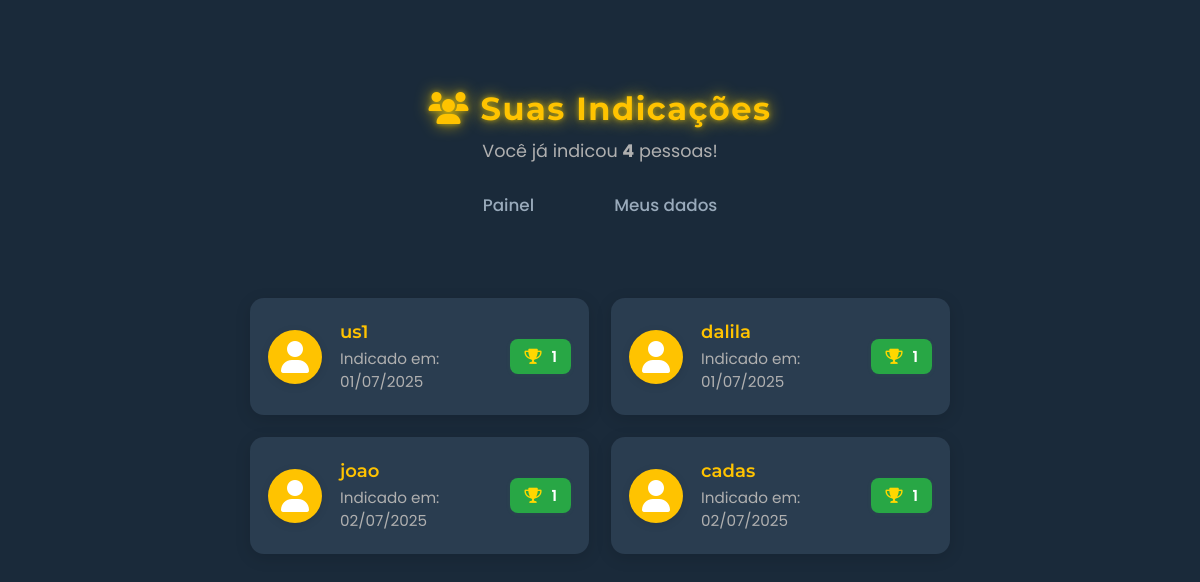
/indicacao/ (signed in), run on an earlier commit of the app's database.
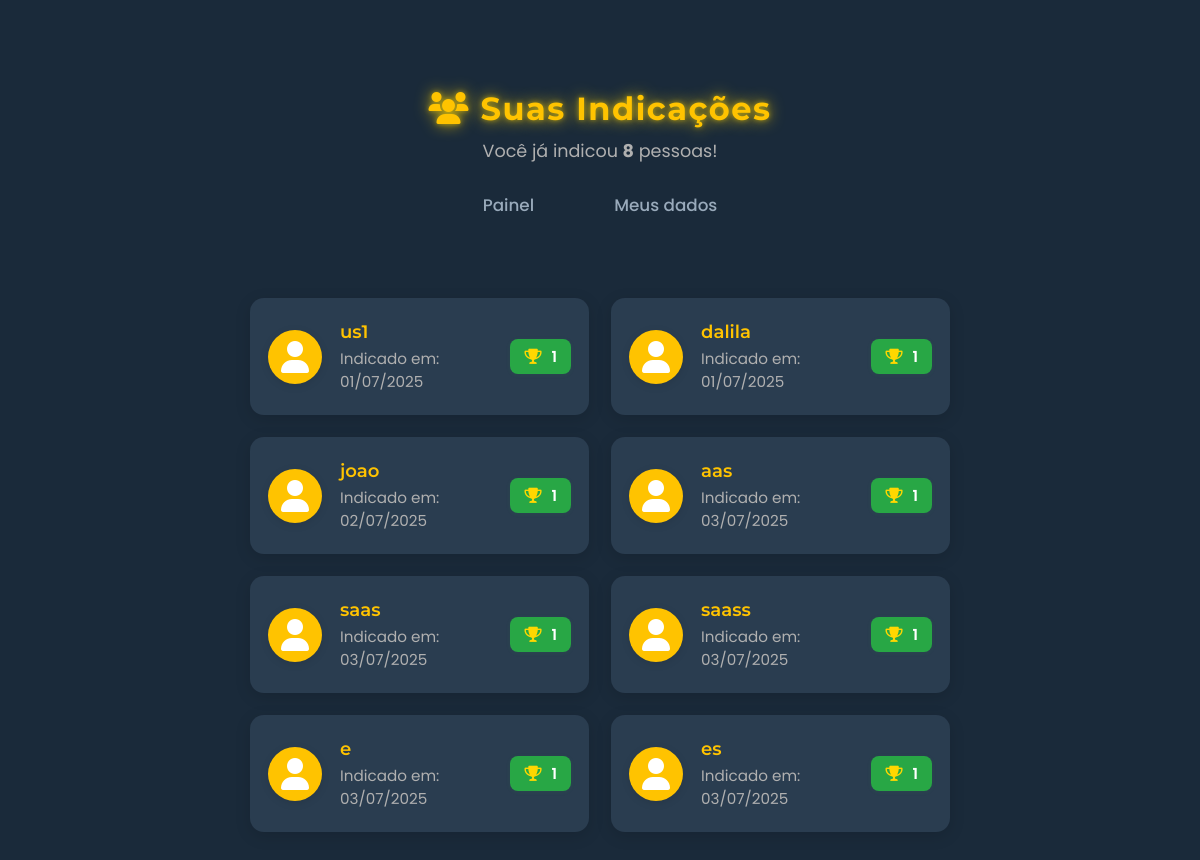
And on a later commit of the database.
### core/models.py (models this page shows, shortened)
class UserProfile(models.Model):
    user = models.OneToOneField(User, on_delete=models.CASCADE)
    email = models.CharField(max_length=80, blank=True, null=True, help_text='email')
    code = models.CharField(max_length=12, blank=True, help_text='Código para compartilhar')
    recomended_by = models.ForeignKey(User, on_delete=models.CASCADE, null=True, blank=True, related_name='ref_by')
    updated = models.DateTimeField(auto_now=True)
    created = models.DateTimeField(auto_now_add=True)
    ponts = models.IntegerField(default=0, help_text='Pontos acumulados pelo usuário', blank=True, null=True)
    whatsapp = models.CharField(max_length=15, blank=True, null=True, help_text='Número de WhatsApp do usuário')
    ano_carro = models.CharField(max_length=6, help_text='Ano do carro do usuário', blank=True, null=True)
    modelo = models.CharField(max_length=60, blank=True, help_text='Modelo do carro do usario')
    status = models.ForeignKey(StatusClinete, on_delete=models.CASCADE, blank=True, null=True, help_text='Status do usuário')
    plano = models.ForeignKey(Planos, on_delete=models.CASCADE, blank=True, null=True, help_text='Status do usuário')
    lead_origin = models.IntegerField(default=1, help_text='Lead de Origin', blank=True, null=True)
    objservacao = models.CharField(max_length=125, blank=True, null=True, help_text='Observações')
    unit_id = models.IntegerField(default=1, help_text='Unidade Id', blank=True, null=True)
    qr = models.ImageField(upload_to='qr/', blank=True, null=True, help_text='QR gerado do usuário')
    chave_pix = models.CharField(max_length=80, blank=True, null=True, help_text='Chave pix')
    banco = models.CharField(max_length=80, blank=True, null=True, help_text='Banco da chave Pix')
    def get_recommended_profile(self):
        qs = UserProfile.objects.all()
        my_recs = []
        for profile in qs:
            if profile.recomended_by == self.user:
                my_recs.append(profile)
        return my_recs
    class Meta:
        verbose_name = 'User Profile'
        verbose_name_plural = 'User Profiles'

### core/views.py (the view)
# urls.py: path('indicacao/', IndicacaoView.as_view(), name='indicacao_view'),
class IndicacaoView(LoginRequiredMixin, ListView):
    template_name = 'home/indeicacao.html'
    model = UserProfile
    def get_context_data(self, **kwargs):
        context = super().get_context_data(**kwargs)
        profile = get_object_or_404(UserProfile, user=self.request.user)
        context['my_recs'] = profile.get_recommended_profile()
        return context

### templates/home/indeicacao.html (shortened to what this page needs)
{% load static %}
<!DOCTYPE html>
<html lang="pt-BR">
<head>
    <link rel="stylesheet" href="https://cdnjs.cloudflare.com/ajax/libs/font-awesome/6.0.0-beta3/css/all.min.css">
    <link rel="stylesheet" href="{% static 'css/indicacao.css' %}">
</head>
<body>
    <div class="container">
        <header>
            <div class="header-content">
                <div class="indication-header">
                    <h1><i class="fas fa-users"></i> Suas Indicações</h1>
                </div>
                <div class="indication-summary">
                    Você já indicou <b>{{ my_recs|length }}</b> pessoa{{ my_recs|length|pluralize:"s" }}!
                </div>
            </div>
        </header>
        <nav class="main-nav">
            <ul>
                <li><a href="{% url 'painel_view' %}">Painel</a></li>
                <li><a href="{% url 'perfil_view' %}">Meus dados</a></li>
            </ul>
        </nav>
        <main>
            <div class="main-content">
                <div class="indication-list">
                    {% if my_recs %}
                        {% for user in my_recs %}
                            <div class="indication-card" data-name="{{ user.user.get_full_name }}" data-indications="{{ user.total_indicacoes|default:0 }}">
                                <div class="indication-avatar">
                                    <i class="fas fa-user"></i>
                                </div>
                                <div class="indication-info">
                                    <h3>{{ user.user.get_full_name|default:user.user.username }}</h3>
                                    <p>Indicado em: {{ user.created|date:"d/m/Y" }}</p>
                                </div>
                                <span class="indication-badge" title="Indicações deste usuário">
                                    <i class="fas fa-trophy"></i>
                                    {{ user.total_indicacoes|default:"1" }}
                                </span>
                            </div>
                        {% endfor %}
                    {% else %}
                        <div class="no-indications">
                            <i class="fas fa-info-circle"></i> Você ainda não fez nenhuma indicação.
                        </div>
                    {% endif %}
                </div>
            </div>
        </main>
    </div>
</body>
</html>

What changed in the data, as far as the page shows it:
removed UserProfile: user.get_full_name "cadas", created "02/07/2025", total_indicacoes "1"
added UserProfile: user.get_full_name "aas", created "03/07/2025", total_indicacoes "1"
added UserProfile: user.get_full_name "saas", created "03/07/2025", total_indicacoes "1"
added UserProfile: user.get_full_name "saass", created "03/07/2025", total_indicacoes "1"
added UserProfile: user.get_full_name "e", created "03/07/2025", total_indicacoes "1"
added UserProfile: user.get_full_name "es", created "03/07/2025", total_indicacoes "1"
Also different on the page:
{{ my_recs|length }}: "4" → "8"
